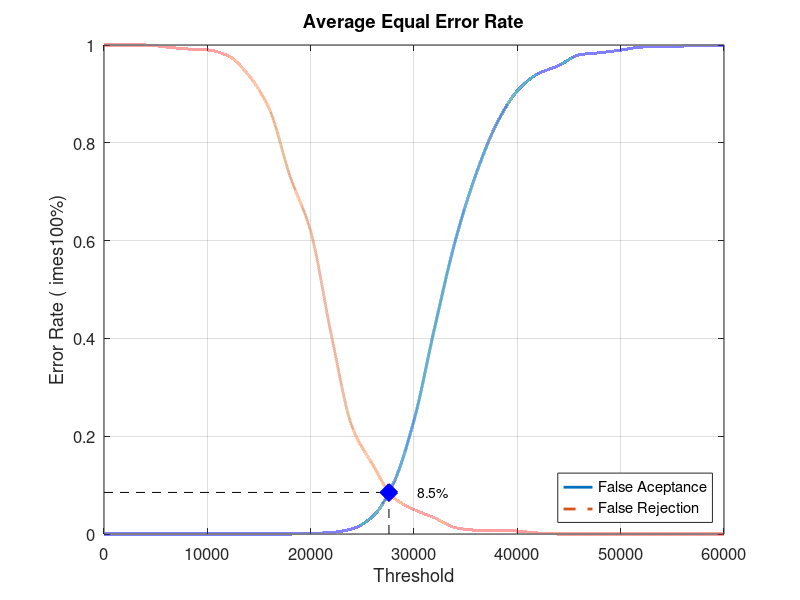
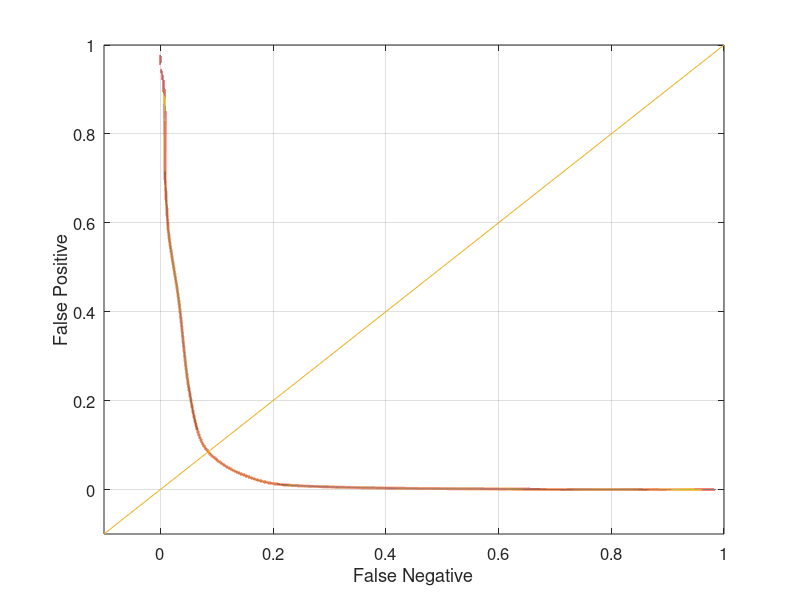

These charts were generated, in order, by the following MATLAB code:
close all;
clear;
clc;
x = 0:2000:60000;
xq = 0:0.5:60000;

y0 = [0 0 0 0 0 0 0 0 0 0 0.00105263 0.0031579 0.0105263 0.0357895 0.103158 0.232632 0.422105 0.6 0.735789 0.838947 0.906316 0.941053 0.957895 0.98 0.984211 0.989474 0.99579 0.996842 0.997895 0.998947 1]
yy0 = interp1(x, y0, xq, 'pchip');
y1 = [1 1 1 0.996 0.992 0.99 0.978 0.938 0.869 0.732 0.619 0.407 0.22 0.142 0.075 0.05 0.033 0.013 0.008 0.008 0.006 0.002 0 0 0 0 0 0 0 0 0]
yy1 = interp1(x, y1, xq, 'pchip');

% Calculating EER: 
y2 = abs(y0 - y1);
find(y2 == min(y2))
yy2 = abs(yy0 - yy1);
xEER = find(yy2 == min(yy2));
xEERIndex = xq(xEER) % X-axis EER
yEER = yy0(xEER) % Y-axis EER

main = figure
plot(xq, yy0,'-','LineWidth', 2);	hold on
plot(xq, yy1,'--','LineWidth', 2);	hold on
plot([xEERIndex xEERIndex], [0 yEER], 'k--');	hold on
plot([0 xEERIndex], [yEER yEER], 'k--');	hold on
plot(xEERIndex, yEER, 'bx', 'LineWidth', 10);	hold on
text(xEERIndex + 10 * xEERIndex / 100, yEER, [num2str(round((10000 * yEER)) / 100) '%'])
legend('False Aceptance', 'False Rejection', 'Location', 'SouthEast')
xlabel('Threshold')
ylabel('Error Rate (	imes100%)')
title('Average Equal Error Rate')
set(gca, 'FontSize', 12)
axis([0 60000 0 1])
grid on

print(main, 'Database1AverageMain', '-dpng');
FNRxFPR = figure('Color', [1 1 1]);
plot(yy1, yy0, '-', yy1, yy0, 'LineWidth', 2);
hold on
y = -0.1:0.1:1
plot(y, y); 
set(gca, 'FontSize', 12)
xlabel('False Negative')
ylabel('False Positive')
axis([-0.1 1 -0.1 1])
set(gca, 'FontSize', 12)
grid on

print(FNRxFPR, 'Database1AverageFNRxFPR','-dpng');
